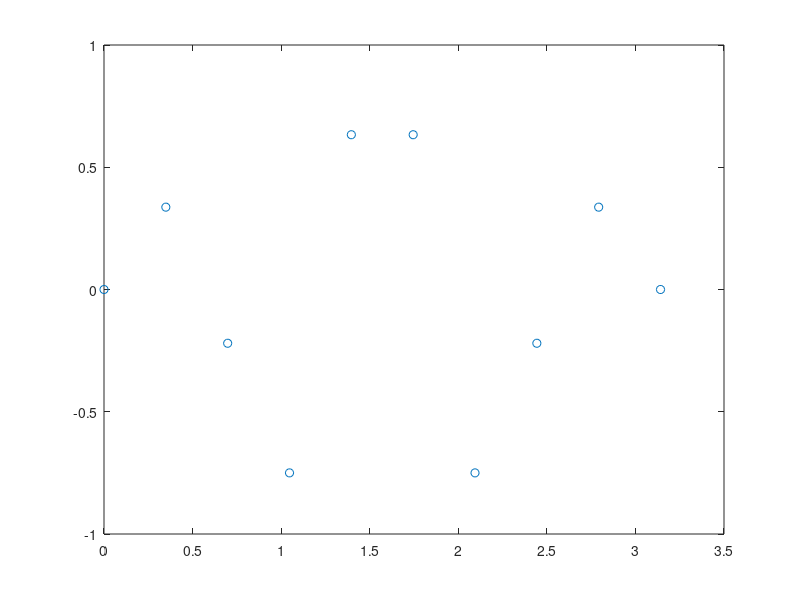

Reproduce this figure in MATLAB. (Note: this script raises an error after producing the figure.)
%% create input data
clc;
clear all;
close all;
p = linspace(0,pi,10);
t = sin(p).*sin(5*p);
plot(p,t,'o');

%% create network
for i = 1:20
    net = newfit(p,t,[i],{'tansig' 'purelin'}, 'traingd','','mse',{},{},'');
    [trained_net, stats] = train(net, p, t);
    pause(10.0)
end
% i = 6 is the best

%% Plot 4
num_hidden = [3,6,10,20];
ep = [200, 500, 600, 500];
result = cell(4,10);
perform = cell(4,10);

n_experiments = 10
for i = 1:4
    net = newfit(p,t,[num_hidden(i)],{'tansig' 'purelin'}, 'traingd','','mse',{},{},'');
    net.trainParam.epochs = ep(i);
    for j = 1:n_experiments
        net = init(net);
        [trained_net, stats] = train(net, p, t);
        result{i,j} = trained_net;
        perform{i,j} = stats;
    end
end
%% plot
for i = 1:4
    figure
    ax = axes;
    hold on 
    for j = 1:n_experiments
        net = result{i,j};
        out = net(p);
        tr =  perform{i,j};
        trOut = out(tr.trainInd);
        trTarg = t(tr.trainInd);
        plotregression(trTarg, trOut, 'Train');
%          plotfit(result{i,j},p,t);
%         plot(ax,perform{i,j},'LineWidth',1), title(ax,['number of hidden nodes = ',num2str(num_hidden(i))]);
    end
end


